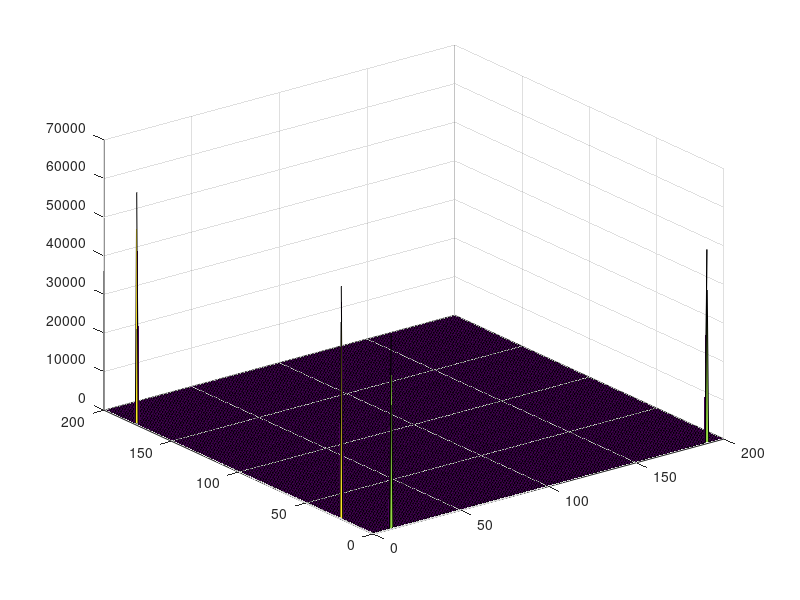
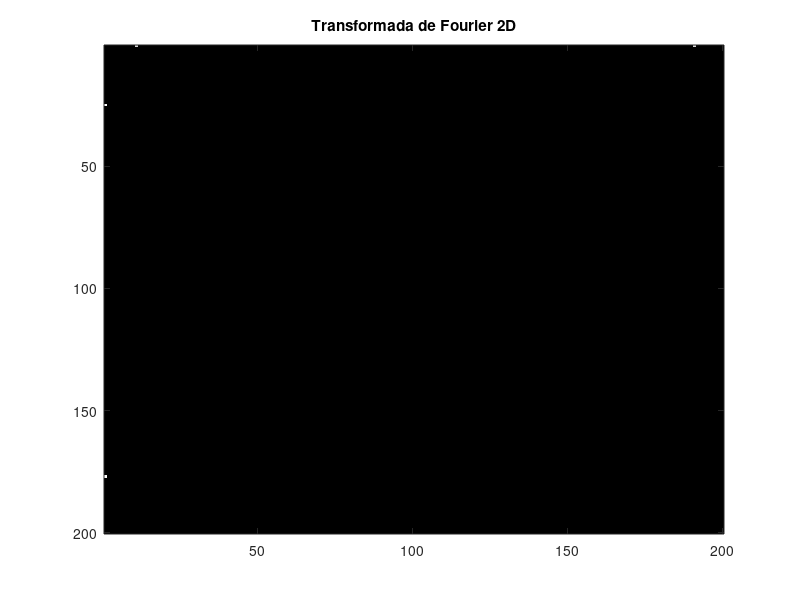

The MATLAB script that drew these images, in order:
%% Se nos da una señal de dos dimensiones y nos piden calcular los siguientes parámetros
clear all;
close all;

%% Datos que nos aportan para resolver el problema
load muestra_2D;

Fsx = 100;
Fsy = Fsx;

%% ¿Componente Continua?
fourier = fft2(z);

CC = sign(fourier(1,1)) * abs(fourier(1,1))/numel(z);

% Para la 1D: CC = sign(fourier(1,1)) * abs(fourier(1,1))/length(z);
% Apuntes extras:
% % ¿Que pasa si le añado 5 a la señal?
% z = z + 5;
% fourier = fft2(z);
% CC = sign(fourier(1,1)) * abs(fourier(1,1))/(prod(size(z))); % Sale 5
% 
% % ¿ Y si relleno fourier con ceros?
% fourier = fft2(z,1024,1024);
% CC = sign(fourier(1,1)) * abs(fourier(1,1))/(prod(size(z))); % Sale lo mismo, 5
% 
% z = z - 5;

%% ¿Amplitud de cada funcion? valores señal entre frecuencia de muestreo
mayor = find(abs(fourier) > 0.1);

A = abs(fourier(mayor(2:end)))/(numel(z)/2); % Ponemos de 2:end para quitarle la componente continua
% Para la 1D: A = abs(fourier(mayor(2:end)))/(length(z)/2);
%% ¿Frecuencias Fx y Fy de cada funcion?
frecx = linspace(0,Fsx,size(z,2)+1);
frecy = linspace(0,Fsy,size(z,1)+1);

[f,c] = find(abs(fourier) > 0.1); % Habria que comprobar si esta la componente continua

Fx = frecx(c);
Fy = frecy(f);
% PARA LA 1D: F = frec(indices)
%% ¿Fase de cada funcion (suponiendo que se trata de señales senosoidales)?

angulo = angle(fourier(mayor(2:end))) + pi/2;

% angulo = angle(fourier(mayor(2:end))) (Señales cosenosoidales)

%% ¿Resolución espectral en cada dimension?

resolucion_x = Fsx/size(z,2);
resolucion_y = Fsy/size(z,1);

%% ¿Cómo podría eliminar la función con el par de frecuencias distintas a cero?
[f,c] = find(abs(fourier) > 0.1);
indices = [f c];
for i = 1:size(indices, 1)
    if indices(i,1) ~= 1 && indices(i,2) ~= 1
        fourier(indices(i,1), indices(i,2)) = 0;
    end
end
%% GRAFICA FOURIER
figure, surf(abs(fourier));
figure, imagesc(abs(fourier)),colormap gray;
title("Transformada de Fourier 2D");
